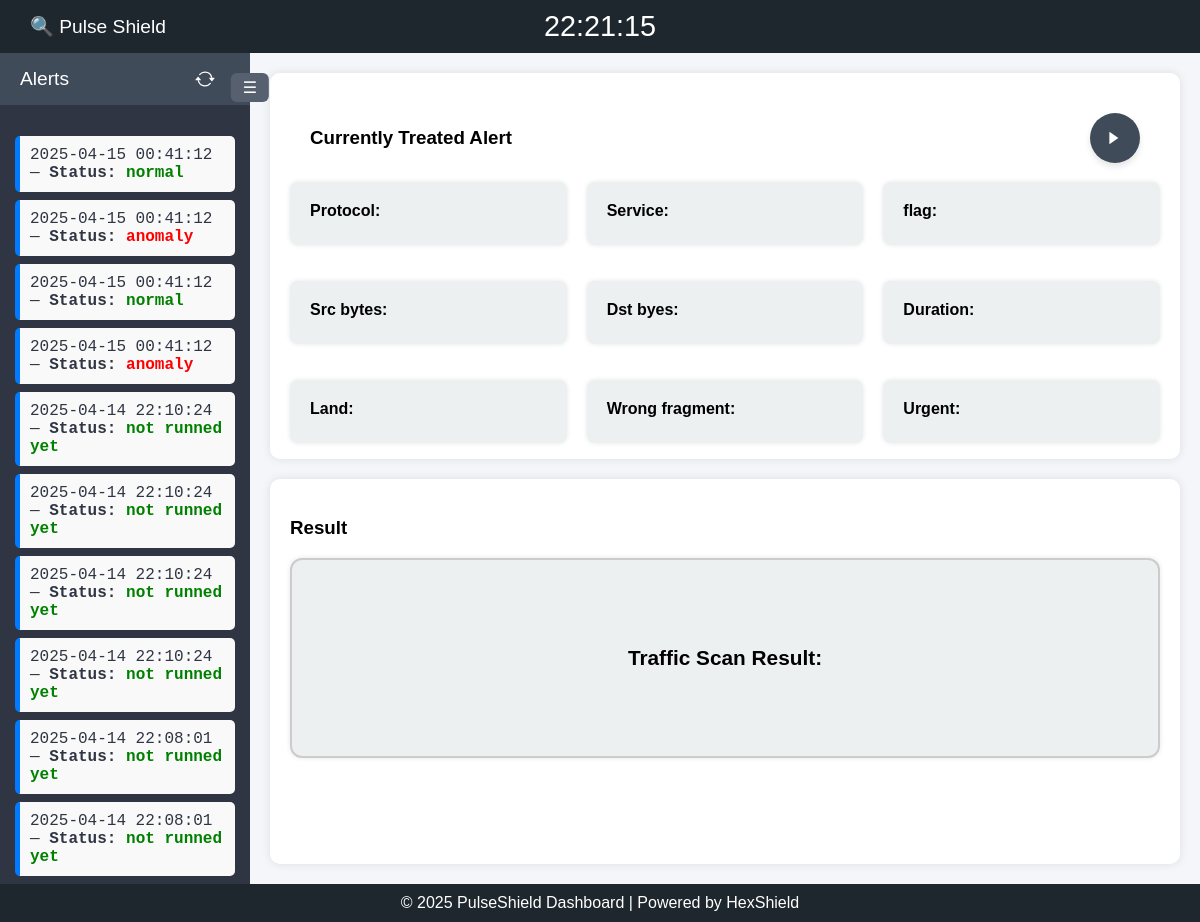
The page /ManualTraffic on the database its author committed.
### tables this page shows
CREATE TABLE intrusion_detection (
            id INTEGER PRIMARY KEY AUTOINCREMENT,
            protocol_type TEXT,
            service TEXT,
            flag TEXT,
            src_bytes INTEGER,
            dst_bytes INTEGER,
            duration INTEGER,
            land INTEGER,
            wrong_fragment INTEGER,
            urgent INTEGER,
            result TEXT DEFAULT 'not runned yet',
            timestamp DATETIME DEFAULT CURRENT_TIMESTAMP
        );

### app.py (the view, shortened to what this page needs)
@app.route('/ManualTraffic', methods=['GET'])
def manualtraffic():
    conn = sqlite3.connect('requests.db')
    cursor = conn.cursor()
    if 'file' not in request.files:
        cursor.execute('''
            SELECT protocol_type, service, flag, src_bytes, dst_bytes,
                   duration, land, wrong_fragment, urgent, result, timestamp
            FROM intrusion_detection
            ORDER BY timestamp DESC
        ''')
        alerts = cursor.fetchall()
        return render_template(
        'ManualTraffic.html',
        alerts=alerts,
        )

### templates/ManualTraffic.html (shortened to what this page needs)
<!DOCTYPE html>
<html lang="en">
<head>
  <link rel="stylesheet" href="{{ url_for('static', filename='css/stylesTraffic.css') }}">
</head>
<body>
  <div class="container">
    <div class="navbar">
      <a href="{{ url_for('home') }}" style="text-decoration: none; color: inherit;">
          <span>🔍 Pulse Shield</span>
      </a>
      <span id="clock"></span>
  </div>
    <div class="content">
      <div class="sidebar" id="sidebar">
        <div class="sidebar-header">
          <span>Alerts</span>
        </div>
        <div class="alert-list">
          <ul>
            {% for protocol_type, service, flag, src_bytes, dst_bytes,duration, land, wrong_fragment, urgent, result, timestamp in alerts %}
            <li class="alert-item" onclick="displayEmailDetails('{{ protocol_type }}', '{{ service }}', '{{ flag }}', '{{ src_bytes }}', '{{ dst_bytes }}', '{{ duration }}', '{{ land }}', '{{ wrong_fragment }}', '{{ urgent }}', '{{ result }}', '{{ timestamp }}')">
                <span id="timestamp">{{ timestamp }}</span> — <strong>Status:</strong>
                <span class="{{ 'anomaly' if result == 'anomaly' else 'normal' }}">{{ result }}</span>
              </li>
            {% endfor %}
          </ul>
        </div>
      </div>
      <button class="toggle-btn" onclick="toggleSidebar()">☰</button>
      <div class="main" id="main">
        <div class="box">
            <div class="box-header">
                <h3>Currently Treated Alert</h3>
                <button class="run-btn" onclick="runModel()">
                    <svg xmlns="http://www.w3.org/2000/svg" width="24" height="24" fill="currentColor" class="bi bi-play-fill" viewBox="0 0 16 16">
                      <path d="M3 2.5v11l8-5.5-8-5.5z"/>
                    </svg>
                </button>
            </div>
            <div class="alert-info-grid">
              <div class="alert-info-box">
                  <strong>Protocol:</strong>
              </div>
              <div class="alert-info-box">
                  <strong>Service:</strong>
              </div>
              <div class="alert-info-box">
                  <strong>flag:</strong>
              </div>
              <div class="alert-info-box">
                  <strong>Src bytes:</strong>
              </div>
              <div class="alert-info-box">
                  <strong>Dst byes:</strong>
              </div>
              <div class="alert-info-box">
                  <strong>Duration:</strong>
              </div>
              <div class="alert-info-box">
                  <strong>Land:</strong>
              </div>
              <div class="alert-info-box">
                  <strong>Wrong fragment:</strong>
              </div>
              <div class="alert-info-box">
                  <strong>Urgent:</strong>
              </div>
            </div>
        </div>
        <div class="box">
            <h3>Result</h3>
              <div id="scan-box" class="alert-info-box">
                <strong>Traffic Scan Result:</strong>
              </div>
        </div>
      </div>
    </div>
    <div class="footer">
      &copy; 2025 PulseShield Dashboard | Powered by HexShield
    </div>
  </div>
</body>
</html>

### static/css/stylesTraffic.css (style rules this page uses)
* { box-sizing: border-box; }
html, body { margin: 0; padding: 0; height: 100%; font-family: Arial, sans-serif; }
:root { --primary-bg: #1e272e; --secondary-bg: #2f3542; --highlight-bg: #404b5a; --alert-bg-safe: #c5ffd2; --alert-bg-phishing: #ffc6cb; --border-radius: 5px; --text-color: #2F3542; --white: #ffffff; }
.container { display: flex; flex-direction: column; height: 100vh; }
.navbar { display: flex; justify-content: space-between; align-items: center; background-color: #1e272e; color: white; padding: 15px 30px; font-size: 1.2em; position: relative; }
.navbar span { margin-right: 10px; }
#clock { position: absolute; left: 50%; transform: translateX(-50%); font-size: 1.5em; }
.content { display: flex; flex: 1; overflow: hidden; transition: all 0.3s ease; position: relative; }
.sidebar { width: 250px; background-color: #2f3542; color: white; transition: all 0.3s ease; display: flex; flex-direction: column; overflow: hidden; }
.sidebar-header { padding: 15px 20px; background-color: #404b5a; display: flex; justify-content: space-between; align-items: center; }
.sidebar-header span { font-size: 1.2em; color: white; margin-right: 10px; }
.sidebar-header svg { width: 20px; height: 20px; color: white; cursor: pointer; transition: transform 1s ease; margin-right: 15px; }
.alert-list { padding: 15px; overflow-y: auto; flex: 1; }
.main { flex: 1; display: flex; flex-direction: column; padding: 20px; gap: 20px; background-color: #f5f6fa; overflow-y: auto; transition: all 0.3s ease; }
.box { background-color: #ffffff; border-radius: 10px; padding: 20px; box-shadow: 0 0 10px rgba(0,0,0,0.1); flex: 1; overflow-y: auto; }
ul { list-style-type: none; padding: 0; }
li { padding: 10px; margin-bottom: 5px; background: #dfe4ea; border-radius: 5px; transition: transform 0.2s; color: #2F3542; }
.footer { background-color: #1e272e; color: white; text-align: center; padding: 10px; }
.toggle-btn { position: absolute; top: 20px; left: 250px; z-index: 10; transform: translateX(-50%); background: #57606f; color: white; border: none; padding: 5px 12px; border-radius: 6px; cursor: pointer; font-size: 1em; transition: all 0.3s ease; }
.box-header { display: flex; justify-content: space-between; align-items: center; padding: 15px 20px; background-color: white; margin: 0; }
.run-btn { color: white; background-color: #404b5a; border: none; padding: 16px; font-size: 1.5em; cursor: pointer; border-radius: 50%; transition: transform 0.2s ease, box-shadow 0.2s ease; display: flex; justify-content: center; align-items: center; box-shadow: 0 4px 6px rgba(0, 0, 0, 0.1); }
.run-btn svg { width: 18px; height: 18px; fill: white; }
.alert-info-grid { display: flex; flex-wrap: wrap; gap: 1rem; }
.alert-info-box { background-color: #ecf0f1; padding: 20px; border-radius: 8px; width: 100%; box-sizing: border-box; color: #000; margin-bottom: 1rem; }
.alert-info-box strong { display: block; font-weight: bold; }
.alert-info-grid { display: grid; grid-template-columns: 1fr 1fr 1fr; gap: 20px; }
.alert-info-box { background-color: #ecf0f1; padding: 20px; border-radius: 8px; box-shadow: 0 0 5px rgba(0, 0, 0, 0.1); width: 100%; box-sizing: border-box; }
.alert-item { background-color: #f9f9f9; border-left: 5px solid #007bff; padding: 10px; margin-bottom: 8px; border-radius: 5px; font-family: 'Courier New', Courier, monospace; }
.alert-item .anomaly { color: red; font-weight: bold; }
.alert-item .normal { color: green; font-weight: bold; }
#scan-box { width: 100%; height: 200px; display: flex; flex-direction: column; justify-content: center; align-items: center; text-align: center; border: 2px solid #ccc; border-radius: 12px; padding: 20px; box-sizing: border-box; }
#scan-box strong { margin: 0; font-size: 1.3em; }

### rows shown on the page
intrusion_detection: timestamp "2025-04-15 00:41:12", result "normal"
intrusion_detection: timestamp "2025-04-15 00:41:12", result "anomaly"
intrusion_detection: timestamp "2025-04-15 00:41:12", result "normal"
intrusion_detection: timestamp "2025-04-15 00:41:12", result "anomaly"
intrusion_detection: timestamp "2025-04-14 22:10:24", result "not runned yet"
intrusion_detection: timestamp "2025-04-14 22:10:24", result "not runned yet"
intrusion_detection: timestamp "2025-04-14 22:10:24", result "not runned yet"
intrusion_detection: timestamp "2025-04-14 22:10:24", result "not runned yet"
intrusion_detection: timestamp "2025-04-14 22:08:01", result "not runned yet"
intrusion_detection: timestamp "2025-04-14 22:08:01", result "not runned yet"
